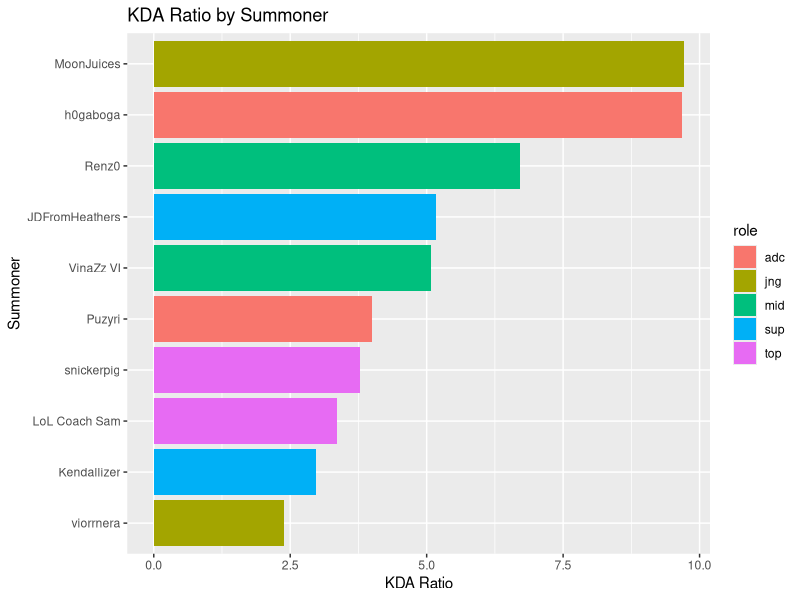
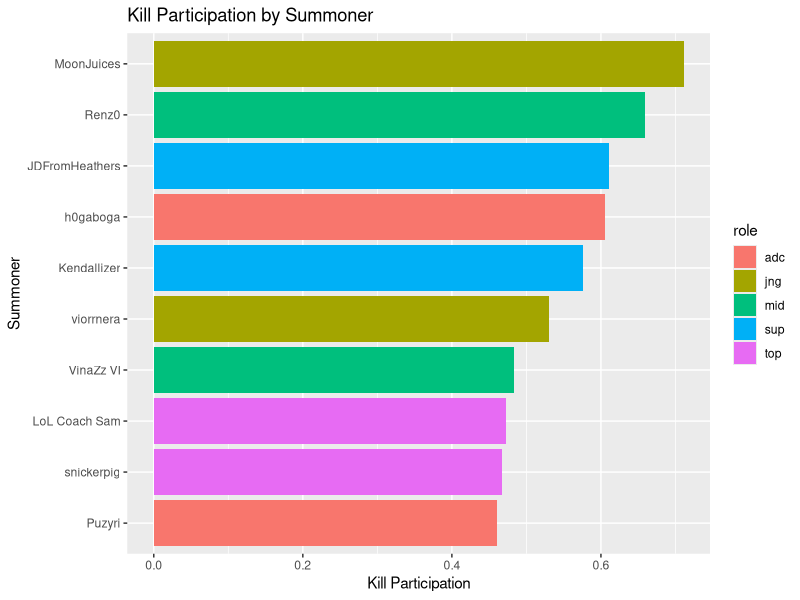
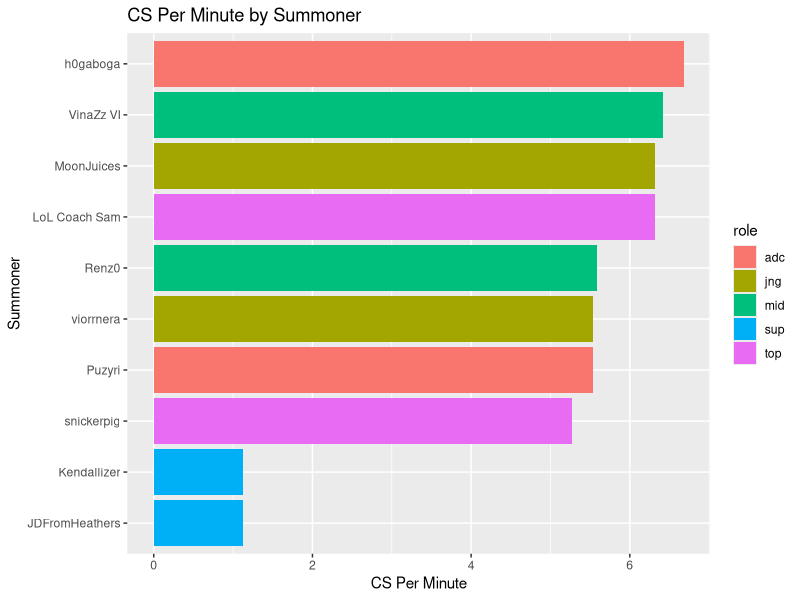
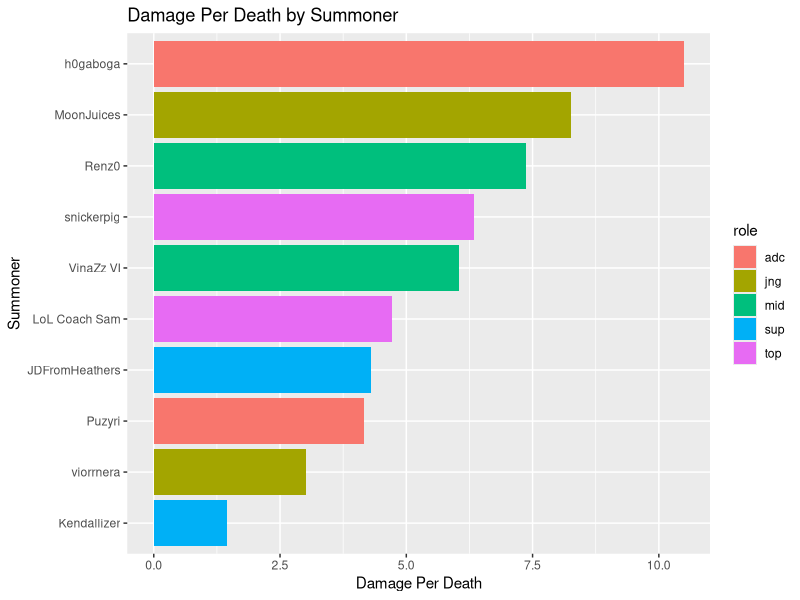
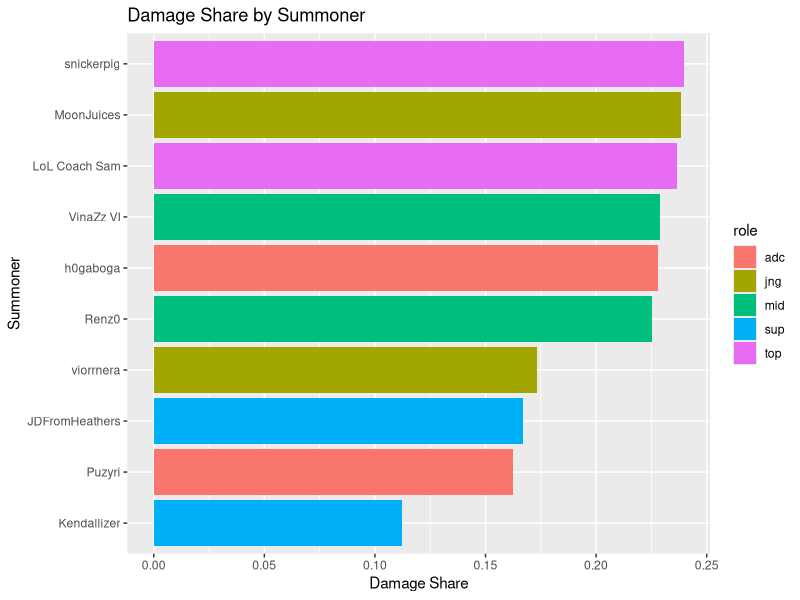
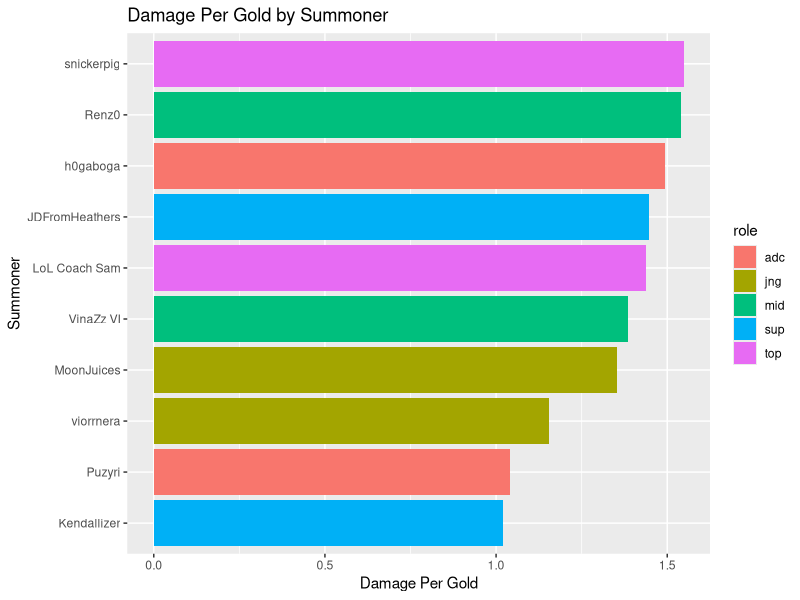
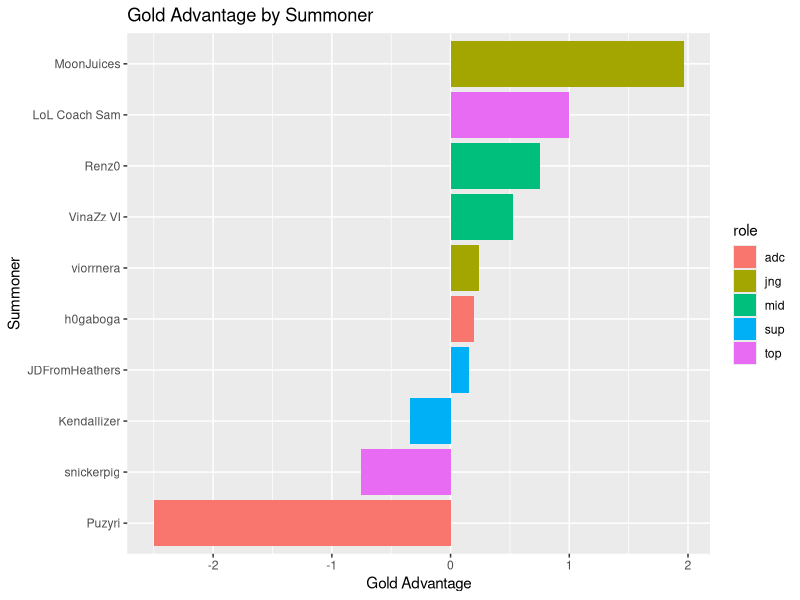
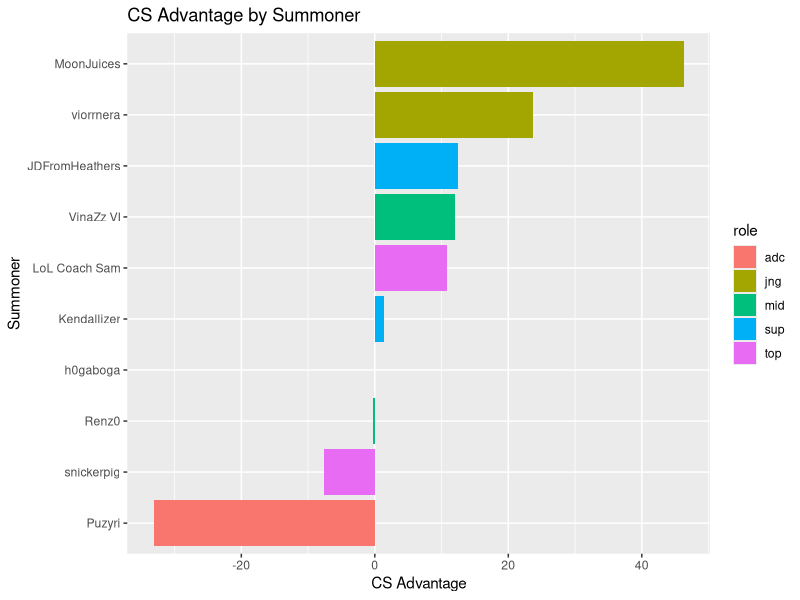

Generate these figures, in order, with R: (Note: this script raises an error after producing the figures.)
## ---- chunk 1
library(tidyverse)
library(ggplot2)
## ---- chunk 2
lol <- read.csv("luga_lol_match_history.csv")
## ---- chunk 3
lulol <- lol %>% 
  filter(team=="Lindenwood University")
lulol$summoner[lulol$summoner %in% "PoppyaOn"] <- "LoL Coach Sam"
lulol$wr <- ifelse(lulol$victorydefeat=="victory",1,0)
lulol
## ---- chunk 4
ggplot(lulol, mapping=aes(x=reorder(summoner,kdaratio), y=kdaratio,fill=role))+
      stat_summary(fun.y="mean",geom="bar")+
      labs(title="KDA Ratio by Summoner",x="Summoner",y="KDA Ratio")+
      coord_flip()
## ---- chunk 5
ggplot(lulol, mapping=aes(x=reorder(summoner,killparticipation), y=killparticipation,fill=role))+
      stat_summary(fun.y="mean",geom="bar")+
      labs(title="Kill Participation by Summoner",x="Summoner",y="Kill Participation")+
      coord_flip()
## ---- chunk 6
ggplot(lulol, mapping=aes(x=reorder(summoner,csperminute), y=csperminute,fill=role))+
      stat_summary(fun.y="mean",geom="bar")+
      labs(title="CS Per Minute by Summoner",x="Summoner",y="CS Per Minute")+
      coord_flip()
## ---- chunk 7
ggplot(lulol, mapping=aes(x=reorder(summoner,damageperdeath), y=damageperdeath,fill=role))+
      stat_summary(fun.y="mean",geom="bar")+
      labs(title="Damage Per Death by Summoner",x="Summoner",y="Damage Per Death")+
      coord_flip()
## ---- chunk 8
ggplot(lulol, mapping=aes(x=reorder(summoner,damageshare), y=damageshare,fill=role))+
      stat_summary(fun.y="mean",geom="bar")+
      labs(title="Damage Share by Summoner",x="Summoner",y="Damage Share")+
      coord_flip()
## ---- chunk 9
ggplot(lulol, mapping=aes(x=reorder(summoner,damagepergold), y=damagepergold,fill=role))+
      stat_summary(fun.y="mean",geom="bar")+
      labs(title="Damage Per Gold by Summoner",x="Summoner",y="Damage Per Gold")+
      coord_flip()
## ---- chunk 10
ggplot(lulol, mapping=aes(x=reorder(summoner,goldadvantage), y=goldadvantage,fill=role))+
      stat_summary(fun.y="mean",geom="bar")+
      labs(title="Gold Advantage by Summoner",x="Summoner",y="Gold Advantage")+
      coord_flip()
## ---- chunk 11
ggplot(lulol, mapping=aes(x=reorder(summoner,csadvantage), y=csadvantage,fill=role))+
      stat_summary(fun.y="mean",geom="bar")+
      labs(title="CS Advantage by Summoner",x="Summoner",y="CS Advantage")+
      coord_flip()
## ---- chunk 12
ggplot(lulol, mapping=aes(x=reorder(summoner,firstblood), y=firstblood,fill=role))+
      stat_summary(fun.y="mean",geom="bar")+
      labs(title="First Blood by Summoner",x="Summoner",y="First Blood")+
      coord_flip()
## ---- chunk 13
ggplot(lulol, mapping=aes(x=reorder(summoner,wr), y=wr,fill=role))+
      stat_summary(fun.y="mean",geom="bar")+
      labs(title="Win Rate by Summoner",x="Summoner",y="Win Rate")+
      coord_flip()
## ---- chunk 14
adclol <- lol %>% 
  filter(role=="adc")
## ---- chunk 15
ggplot(adclol, mapping=aes(x=reorder(summoner, damageshare),y=damageshare,fill=team))+
  stat_summary(fun.y="mean",geom="bar")+
  labs(title="KDA by ADC")+
  coord_flip()
## ---- chunk 16
ggplot(lulol, mapping=aes(x=reorder(summoner,controlwardspurchased), y=controlwardspurchased,fill=role))+
      stat_summary(fun.y="mean",geom="bar")+
      labs(title="Average Control Wards Purchased by Summoner",x="Summoner",y="Average Control Wards Purchased")+
      coord_flip()
## ---- chunk 17
ggplot(lulol, mapping=aes(x=reorder(summoner,totaldamagetoobjectives), y=totaldamagetoobjectives,fill=role))+
      stat_summary(fun.y="mean",geom="bar")+
      labs(title="Average Total Damage to Objectives by Summoner",x="Summoner",y="Average Total Damage to Objectives")+
      coord_flip()
## ---- chunk 18
ggplot(lulol, mapping=aes(x=reorder(summoner,wardsplaced), y=wardsplaced,fill=role))+
      stat_summary(fun.y="mean",geom="bar")+
  coord_flip()
## ---- chunk 19
ggplot(lulol, mapping=aes(x=reorder(summoner,wardsdestroyed), y=wardsdestroyed,fill=role))+
      stat_summary(fun.y="mean",geom="bar")+
  coord_flip()
## ---- chunk 20
lol$wr <- ifelse(lol$victorydefeat=="victory",1,0)
ggplot(lol,mapping=aes(x=reorder(team,wr),y=wr))+
  stat_summary(fun.y="mean",geom="bar")+
  coord_flip()
## ---- chunk 21
ggplot(lulol, mapping=aes(x=reorder(summoner,death), y=death,fill=role))+
      stat_summary(fun.y="mean",geom="bar")+
  labs(title="Average Deaths per Game by Summoner",x="Summoner",y="Average Deaths")+
  coord_flip()
## ---- chunk 22
ggplot(lulol, mapping=aes(x=reorder(summoner,kill), y=kill,fill=role))+
      stat_summary(fun.y="mean",geom="bar")+
  labs(title="Average Deaths per Game by Summoner",x="Summoner",y="Average Deaths")+
  coord_flip()
